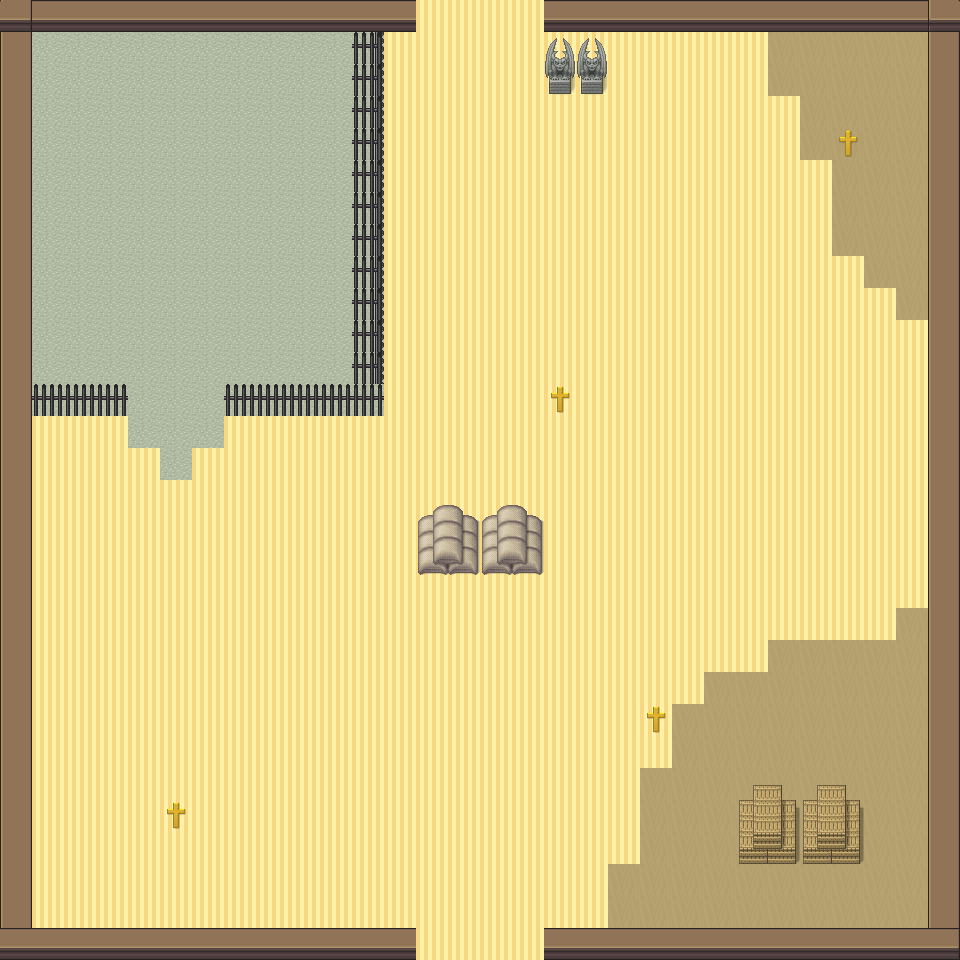

Below is a game level as drawn by its tile map, then a one-line description and the .tmx that defines it (tile-layer data replaced by summaries):
An orthogonal 30x30 tile map with 32x32 px tiles, 3 tile layers (Capa de patrones 3, Capa de patrones 1, Capa de patrones 2).

<map version="1.5" tiledversion="1.6.0" orientation="orthogonal" renderorder="right-down" width="30" height="30" tilewidth="32" tileheight="32" infinite="0" nextlayerid="4" nextobjectid="1">
 <tileset version="1.4" tiledversion="1.4.1" name="base" tilewidth="32" tileheight="32" tilecount="1064" columns="8">
<image source="base.png" width="256" height="4256" />
</tileset>
 <layer id="3" name="Capa de patrones 3" width="30" height="30">
  <data>[900 cells, 0 non-empty, 0 distinct tile ids]</data>
 </layer>
 <layer id="1" name="Capa de patrones 1" width="30" height="30">
  <data>[900 cells, 900 non-empty, 3 distinct tile ids]</data>
 </layer>
 <layer id="2" name="Capa de patrones 2" width="30" height="30">
  <data>[900 cells, 159 non-empty, 22 distinct tile ids]</data>
 </layer>
</map>
